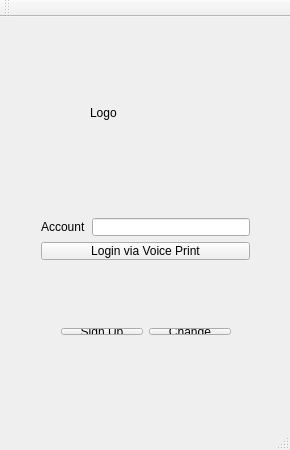
<?xml version="1.0" encoding="UTF-8"?>
<ui version="4.0">
 <class>login</class>
 <widget class="QMainWindow" name="login">
  <property name="geometry">
   <rect>
    <x>0</x>
    <y>0</y>
    <width>290</width>
    <height>450</height>
   </rect>
  </property>
  <property name="windowTitle">
   <string>login</string>
  </property>
  <widget class="QWidget" name="centralWidget">
   <widget class="QLabel" name="logo">
    <property name="geometry">
     <rect>
      <x>90</x>
      <y>40</y>
      <width>111</width>
      <height>111</height>
     </rect>
    </property>
    <property name="text">
     <string>Logo</string>
    </property>
   </widget>
   <widget class="QWidget" name="layoutWidget">
    <property name="geometry">
     <rect>
      <x>30</x>
      <y>190</y>
      <width>231</width>
      <height>64</height>
     </rect>
    </property>
    <layout class="QVBoxLayout" name="verticalLayout">
     <item>
      <layout class="QHBoxLayout" name="horizontalLayout">
       <item>
        <widget class="QLabel" name="label">
         <property name="text">
          <string>Account</string>
         </property>
        </widget>
       </item>
       <item>
        <widget class="QLineEdit" name="lineEdit"/>
       </item>
      </layout>
     </item>
     <item>
      <widget class="QPushButton" name="loginButton">
       <property name="text">
        <string>Login via Voice Print</string>
       </property>
      </widget>
     </item>
    </layout>
   </widget>
   <widget class="QWidget" name="">
    <property name="geometry">
     <rect>
      <x>50</x>
      <y>300</y>
      <width>192</width>
      <height>29</height>
     </rect>
    </property>
    <layout class="QHBoxLayout" name="horizontalLayout_2">
     <item>
      <widget class="QPushButton" name="signupButton">
       <property name="text">
        <string>Sign Up</string>
       </property>
      </widget>
     </item>
     <item>
      <widget class="QPushButton" name="changeButton">
       <property name="text">
        <string>Change</string>
       </property>
      </widget>
     </item>
    </layout>
   </widget>
  </widget>
  <widget class="QMenuBar" name="menuBar">
   <property name="geometry">
    <rect>
     <x>0</x>
     <y>0</y>
     <width>290</width>
     <height>25</height>
    </rect>
   </property>
  </widget>
  <widget class="QToolBar" name="mainToolBar">
   <attribute name="toolBarArea">
    <enum>TopToolBarArea</enum>
   </attribute>
   <attribute name="toolBarBreak">
    <bool>false</bool>
   </attribute>
  </widget>
  <widget class="QStatusBar" name="statusBar"/>
 </widget>
 <layoutdefault spacing="6" margin="11"/>
 <tabstops>
  <tabstop>lineEdit</tabstop>
  <tabstop>loginButton</tabstop>
  <tabstop>signupButton</tabstop>
 </tabstops>
 <resources/>
 <connections/>
</ui>
